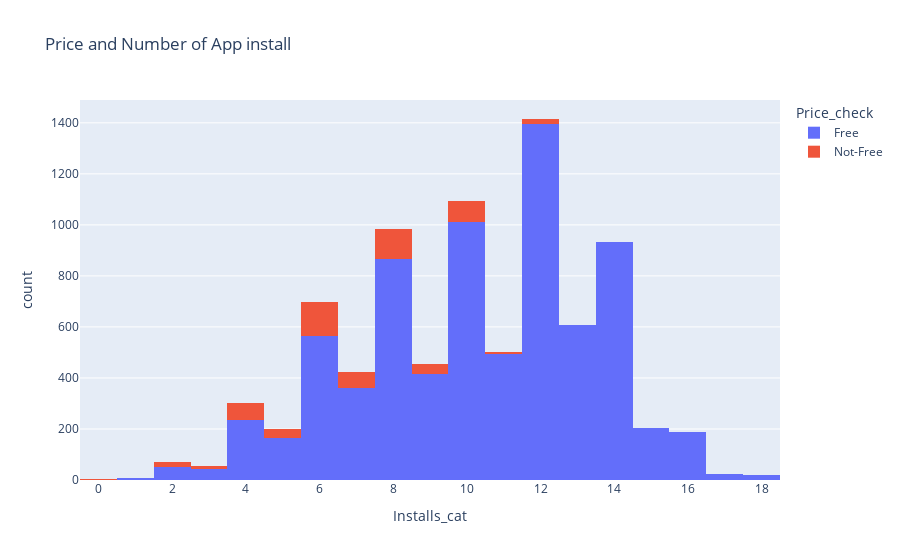

Notebook cell for this chart:
### Code cell
fig3 = px.histogram(df_new1, x = "Installs_cat", color="Price_check",title = "Price and Number of App install")
fig3.show()

### Figure 1 — Plotly figure (JSON) as saved in the notebook; plotly's stock layout.template omitted (floating-point values rounded to 4 significant figures; data arrays with more than 128 entries replaced by an {"elided": "..."} marker saying what was removed)
{"data": [{"alignmentgroup": "True", "bingroup": "x", "hovertemplate": "Price_check=Free<br>Installs_cat=%{x}<br>count=%{y}<extra></extra>", "legendgroup": "Free", "marker": {"color": "#636efa"}, "name": "Free", "offsetgroup": "Free", "orientation": "v", "showlegend": true, "type": "histogram", "x": {"elided": "7588 int values"}, "xaxis": "x", "yaxis": "y"}, {"alignmentgroup": "True", "bingroup": "x", "hovertemplate": "Price_check=Not-Free<br>Installs_cat=%{x}<br>count=%{y}<extra></extra>", "legendgroup": "Not-Free", "marker": {"color": "#EF553B"}, "name": "Not-Free", "offsetgroup": "Not-Free", "orientation": "v", "showlegend": true, "type": "histogram", "x": {"elided": "602 int values"}, "xaxis": "x", "yaxis": "y"}], "layout": {"barmode": "relative", "legend": {"title": {"text": "Price_check"}, "tracegroupgap": 0}, "title": {"text": "Price and Number of App install"}, "xaxis": {"anchor": "y", "domain": [0, 1], "title": {"text": "Installs_cat"}}, "yaxis": {"anchor": "x", "domain": [0, 1], "title": {"text": "count"}}}}
